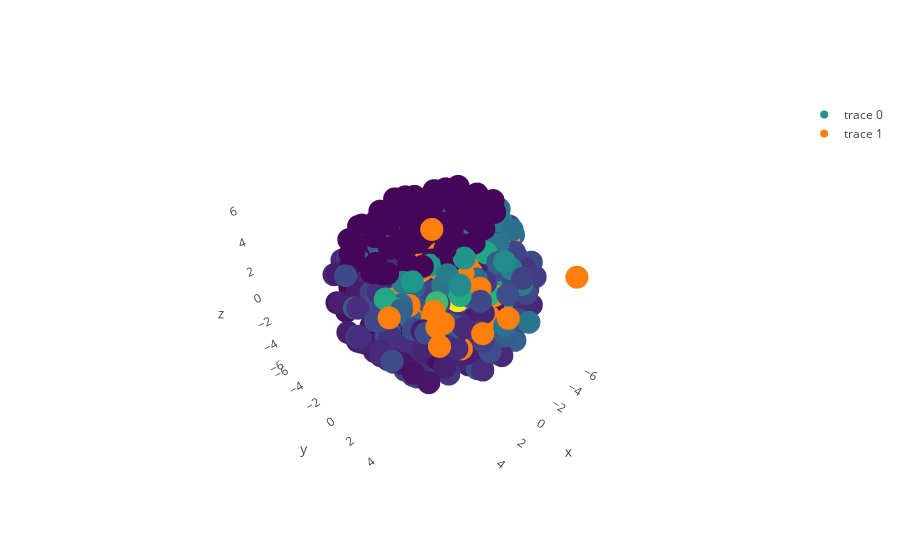

Notebook code cell kept with this figure:
### Code cell
iplot(Figure)

### Figure 1 — Plotly figure (JSON) as saved in the notebook; plotly's stock layout.template omitted (floating-point values rounded to 4 significant figures; data arrays with more than 128 entries replaced by an {"elided": "..."} marker saying what was removed)
{"data": [{"marker": {"color": {"elided": "500 float values"}, "colorscale": "Viridis"}, "mode": "markers", "type": "scatter3d", "uid": "806d82e2-c9c6-4abd-8f40-517fc8f3300e", "x": {"elided": "500 float values"}, "y": {"elided": "500 float values"}, "z": {"elided": "500 float values"}}, {"mode": "markers", "type": "scatter3d", "uid": "9301b69b-5cc5-415f-8ec1-706750e77fef", "x": [-2.432, 1.005, -4.92, 7.388, -1.924, 1.399, 0.7245, 2.217, 0.04094, 1.835, -1.034, 1.234, -2.812, -2.838, -3.079, -0.8965, 0.02107, -2.075, 1.942, 0.4446, -3.859, -0.525, 5.418, 1.619, -1.246, -3.098, 0.3073, -3.383, 3.949, -3.368, 0.7143, -0.9476, 4.353, 2.805, -0.2702, 2.603, 2.412, -2.587, -1.23, -1.31, 2.364, -2.058, 4.025, -1.701, -4.56, -0.3957, -1.636, 4.448, 5.242, 1.881], "y": [0.2066, 3.996, 2.096, 4.356, 0.5166, 4.905, 0.5986, 0.3699, -1.725, -2.494, 2.215, 1.535, -4.841, -4.497, 0.3381, 0.9141, 0.1837, -1.068, 4.223, -0.8433, -4.452, 4.491, 5.365, 1.712, -0.005496, -3.477, 3.973, 2.893, 0.6778, -2.417, 6.517, 2.008, 4.986, 1.912, 4.468, 2.373, 0.4016, -3.08, -0.4366, -3.257, 6.075, -4.815, 1.929, 0.7603, 7.548, 2.246, -4.104, 4.606, 5.58, 4.041], "z": [0.6909, 2.732, 1.997, 3.616, 0.6758, 2.622, 1.792, -1.739, 1.0, 2.249, 2.082, 3.352, -0.09428, 2.488, 0.1636, 1.597, 2.326, 1.684, -1.963, 2.391, 1.25, 0.9019, 3.476, 2.636, 2.077, -0.4244, 1.998, -1.119, 1.08, 0.8591, 1.029, 1.648, 1.882, 3.152, -0.5867, 5.759, -0.4346, 0.1883, -0.0361, 0.7674, 0.6347, 2.413, 1.251, -0.9963, 1.792, 0.7937, 1.585, 1.456, 1.225, 3.445]}], "layout": {"scene": {"xaxis": {"backgroundcolor": "rgb(72,61,139)", "gridcolor": "rgb(255, 255, 255)", "showbackground": false, "showgrid": false, "zerolinecolor": "rgb(255, 255, 255)"}, "yaxis": {"backgroundcolor": "rgb(72,61,139)", "gridcolor": "rgb(255, 255, 255)", "nticks": 0, "showbackground": false, "showgrid": false, "zerolinecolor": "rgb(255, 255, 255)"}, "zaxis": {"backgroundcolor": "rgb(72,61,139)", "gridcolor": "rgb(255, 255, 255)", "showbackground": false, "showgrid": false, "zerolinecolor": "rgb(255, 255, 255)"}}}}
